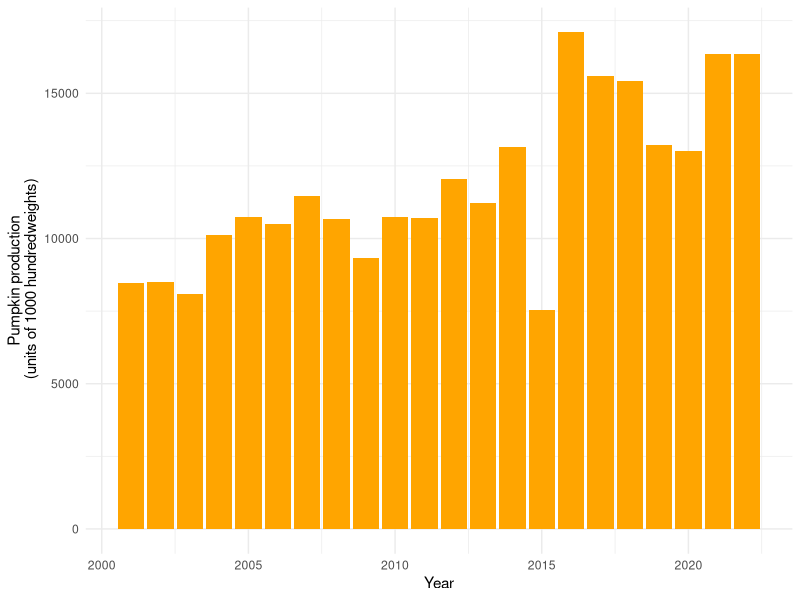

Write R code to recreate this figure. (Note: this script raises an error after producing the figure.)
## ---- chunk 1
knitr::opts_chunk$set(echo = TRUE)
## ---- chunk 2
# in addition to having the packages installed, we need to load them into our library so we can use their functions
library(readr)
library(ggplot2)
library(patchwork)
library(ggpubr)
library(gridExtra)
## ---- chunk 3
pumpkin_production <- read_csv("data/pumpkin_production.csv")
pumpkin_varieties <- read_csv("data/pumpkin_varieties.csv", skip = 1,
                              col_names = c("variety",
                                            "days_mature",
                                            "size_lbs",
                                            "powdery_hybrid",
                                            "resistance",
                                            "notes"),
                              col_types = cols(powdery_hybrid = col_factor(),
                                               resistance = col_factor()))
## ---- chunk 4
pump_prod <- ggplot(pumpkin_production, aes(year, pumpkin_kcwt))+
  geom_col(fill = "orange")+
  labs(x = "Year", y = "Pumpkin production\n (units of 1000 hundredweights)")+
  theme_minimal()
## ---- chunk 5
pump_prod
## ---- chunk 6

## ---- chunk 7
ggarrange(pump_time, pump_size, labels = c("A", "B"))
## ---- chunk 8
ggarrange(pump_time, pump_size, labels = c("A", "B"), widths = c(1, 2))
## ---- chunk 9

## ---- chunk 10
hybrid_grow | nonhybrid_grow + plot_layout(tag_level = "new") + plot_annotation(tag_levels = "A")
